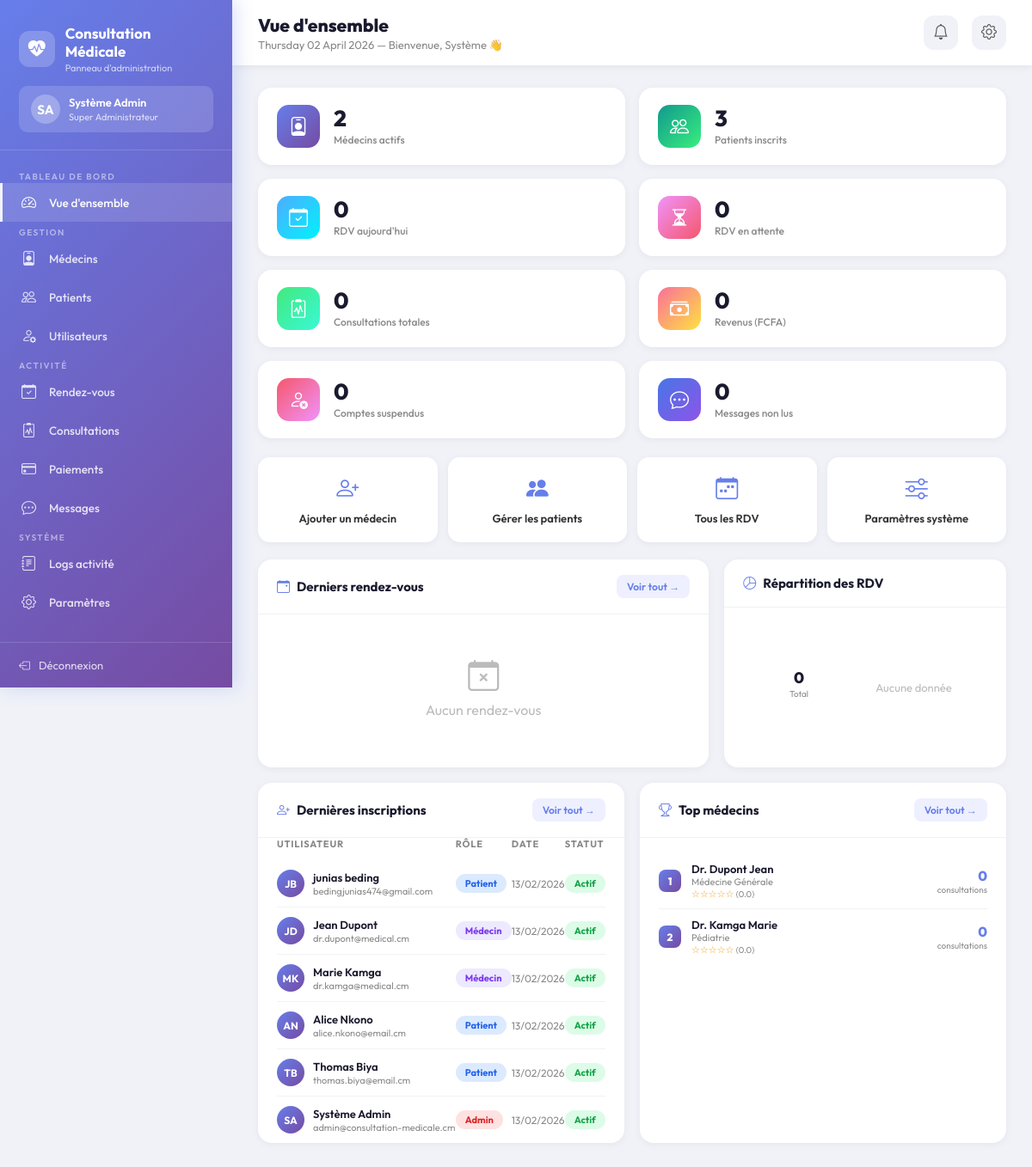
The page /admin/index.php (signed in) on the database its author committed.
### tables this page shows
CREATE TABLE `utilisateurs` (
  `id` int(11) NOT NULL,
  `nom` varchar(100) NOT NULL,
  `prenom` varchar(100) NOT NULL,
  `email` varchar(150) NOT NULL,
  `telephone` varchar(20) NOT NULL,
  `mot_de_passe` varchar(255) NOT NULL,
  `genre` enum('Homme','Femme','Autre') NOT NULL,
  `role` enum('patient','medecin','administrateur') NOT NULL DEFAULT 'patient',
  `photo_profil` varchar(255) DEFAULT NULL,
  `date_inscription` datetime DEFAULT current_timestamp(),
  `derniere_connexion` datetime DEFAULT NULL,
  `statut` enum('actif','inactif','suspendu') DEFAULT 'actif',
  `adresse` text DEFAULT NULL,
  `ville` varchar(100) DEFAULT NULL,
  `code_postal` varchar(10) DEFAULT NULL,
  `pays` varchar(100) DEFAULT 'Cameroun',
  `date_naissance` date DEFAULT NULL
);

CREATE TABLE `medecins` (
  `id` int(11) NOT NULL,
  `utilisateur_id` int(11) NOT NULL,
  `numero_medecin` varchar(50) NOT NULL,
  `specialite` varchar(100) NOT NULL,
  `numero_ordre` varchar(100) NOT NULL,
  `annees_experience` int(11) DEFAULT 0,
  `diplomes` text DEFAULT NULL,
  `hopital_affiliation` varchar(200) DEFAULT NULL,
  `description` text DEFAULT NULL,
  `tarif_consultation` decimal(10,2) DEFAULT 0.00,
  `langues_parlees` varchar(255) DEFAULT 'Français',
  `disponible` tinyint(1) DEFAULT 1,
  `note_moyenne` decimal(3,2) DEFAULT 0.00,
  `nombre_consultations` int(11) DEFAULT 0,
  `created_at` datetime DEFAULT current_timestamp(),
  `updated_at` datetime DEFAULT current_timestamp() ON UPDATE current_timestamp()
);

### admin/index.php (the view, shortened to what the rows shown need)
<?php
try {
    $db = Database::getInstance()->getConnection();
    $stmt = $db->query("SELECT nom, prenom, email, role, date_inscription, statut FROM utilisateurs ORDER BY date_inscription DESC LIMIT 8");
    $derniers_users = $stmt->fetchAll();
    $stmt = $db->query("
        SELECT CONCAT(u.nom,' ',u.prenom) as nom, m.specialite, m.nombre_consultations, m.note_moyenne
        FROM medecins m INNER JOIN utilisateurs u ON m.utilisateur_id=u.id
        ORDER BY m.nombre_consultations DESC LIMIT 5
    ");
    $top_medecins = $stmt->fetchAll();
} catch(PDOException $e) {
    error_log($e->getMessage());
}
?>
<!DOCTYPE html>
<html lang="fr">
<head>
    <link rel="stylesheet" href="https://cdn.jsdelivr.net/npm/bootstrap-icons@1.11.3/font/bootstrap-icons.min.css">
</head>
<body>
<div class="main-content">
    <div class="topbar">
        <div class="topbar-left">
            <h2>Vue d'ensemble</h2>
        </div>
    </div>
    <div class="content">
        <div class="grid-2">
            <div class="card">
                <div class="card-body" style="padding:0 22px">
                    <table>
                        <thead>
                            <tr>
                                <th>Utilisateur</th>
                                <th>Rôle</th>
                                <th>Date</th>
                                <th>Statut</th>
                            </tr>
                        </thead>
                        <tbody>
                            <?php foreach ($derniers_users as $u):
                                $role_b = ['patient'=>['info','Patient'],'medecin'=>['purple','Médecin'],'administrateur'=>['danger','Admin']];
                                $rb = $role_b[$u['role']] ?? ['gray','?'];
                                $stat_b = ['actif'=>'success','inactif'=>'warning','suspendu'=>'danger'];
                                $sb = $stat_b[$u['statut']] ?? 'gray';
                                $initials = strtoupper(substr($u['prenom'],0,1).substr($u['nom'],0,1));
                            ?>
                            <tr>
                                <td>
                                    <div class="user-cell">
                                        <div class="user-av"><?php echo $initials; ?></div>
                                        <div class="uinfo">
                                            <h6><?php echo htmlspecialchars($u['prenom'].' '.$u['nom']); ?></h6>
                                            <p><?php echo htmlspecialchars($u['email']); ?></p>
                                        </div>
                                    </div>
                                </td>
                                <td><span class="badge badge-<?php echo $rb[0]; ?>"><?php echo $rb[1]; ?></span></td>
                                <td style="color:#888;font-size:12px"><?php echo date('d/m/Y', strtotime($u['date_inscription'])); ?></td>
                                <td><span class="badge badge-<?php echo $sb; ?>"><?php echo ucfirst($u['statut']); ?></span></td>
                            </tr>
                            <?php endforeach; ?>
                        </tbody>
                    </table>
                </div>
            </div>
            <div class="card">
                <div class="card-body">
                    <?php if (count($top_medecins) > 0):
                        foreach ($top_medecins as $i => $med): ?>
                    <div class="med-item">
                        <div class="med-rank"><?php echo $i+1; ?></div>
                        <div class="med-info">
                            <h6>Dr. <?php echo htmlspecialchars($med['nom']); ?></h6>
                            <p><?php echo htmlspecialchars($med['specialite']); ?></p>
                            <div class="stars">
                                <?php for ($s=1;$s<=5;$s++) echo $s<=$med['note_moyenne']?'★':'☆'; ?>
                                <span style="color:#888;font-size:10px">(<?php echo number_format($med['note_moyenne'],1); ?>)</span>
                            </div>
                        </div>
                        <div class="med-stats">
                            <div class="n"><?php echo $med['nombre_consultations']; ?></div>
                            <p>consultations</p>
                        </div>
                    </div>
                    <?php endforeach; else: ?>
                    <div class="empty"><i class="bi bi-person-x"></i><p>Aucun médecin enregistré</p></div>
                    <?php endif; ?>
                </div>
            </div>
        </div>
    </div>
</div>
</body>
</html>

### rows shown on the page
utilisateurs: initials "JB", prenom+nom "junias beding", email "bedingjunias474@gmail.com", role "Patient", date_inscription "13/02/2026", statut "Actif"
utilisateurs: initials "JD", prenom+nom "Jean Dupont", email "dr.dupont@medical.cm", role "Médecin", date_inscription "13/02/2026", statut "Actif"
utilisateurs: initials "MK", prenom+nom "Marie Kamga", email "dr.kamga@medical.cm", role "Médecin", date_inscription "13/02/2026", statut "Actif"
utilisateurs: initials "AN", prenom+nom "Alice Nkono", email "alice.nkono@email.cm", role "Patient", date_inscription "13/02/2026", statut "Actif"
utilisateurs: initials "TB", prenom+nom "Thomas Biya", email "thomas.biya@email.cm", role "Patient", date_inscription "13/02/2026", statut "Actif"
utilisateurs: initials "SA", prenom+nom "Système Admin", email "admin@consultation-medicale.cm", role "Admin", date_inscription "13/02/2026", statut "Actif"
medecins: nom "Dupont Jean", specialite "Médecine Générale", note_moyenne "0.0", nombre_consultations "0"
medecins: nom "Kamga Marie", specialite "Pédiatrie", note_moyenne "0.0", nombre_consultations "0"

### other values the page prints
SITE_NAME "Consultation Médicale"
substr($_SESSION['user_prenom'],0,1).substr($_SESSION['user_nom'],0,1) "SA"
$_SESSION['user_prenom'].' '.$_SESSION['user_nom'] "Système Admin"
$_SESSION['user_prenom'] "Système"
$stats['medecins'] "2"
$stats['patients'] "3"
$stats['rdv_aujourdhui'] "0"
$stats['rdv_attente'] "0"
$stats['consultations'] "0"
$stats['revenus'] "0"
$stats['suspendus'] "0"
$stats['messages_non_lus'] "0"
$total_rdv "0"
